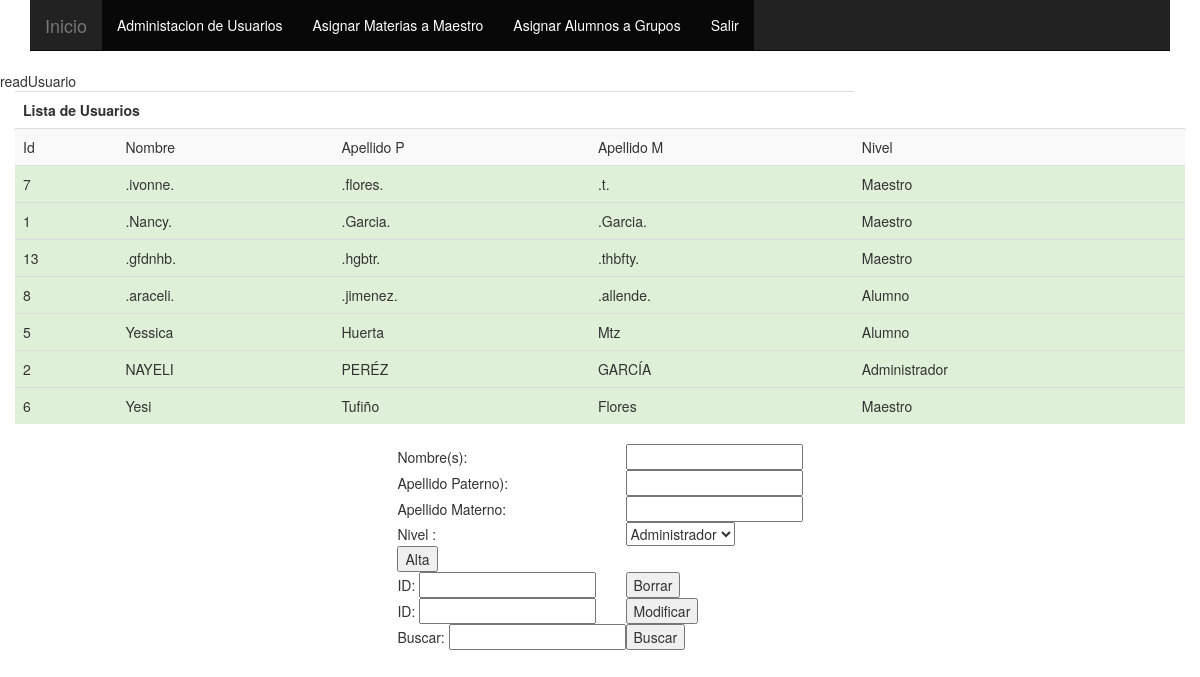
Page /TestUsuario.php on the committed database.
### tables this page shows
CREATE TABLE `usuario` (
  `Id` int(10) NOT NULL AUTO_INCREMENT,
  `Nombre` varchar(15) DEFAULT NULL,
  `ApellidoPaterno` varchar(15) DEFAULT NULL,
  `ApellidoMaterno` char(10) DEFAULT NULL,
  `telefono` varchar(20) DEFAULT NULL,
  `calle` int(5) DEFAULT NULL,
  `num_ext` int(5) DEFAULT NULL,
  `num_int` int(11) DEFAULT NULL,
  `colonia` varchar(70) DEFAULT NULL,
  `municipio` varchar(70) DEFAULT NULL,
  `estado` varchar(70) DEFAULT NULL,
  `cp` int(11) DEFAULT NULL,
  `correo` varchar(70) DEFAULT NULL,
  `usuario` varchar(50) DEFAULT NULL,
  `contraseña` varchar(50) DEFAULT NULL,
  `status` int(11) DEFAULT NULL,
  `Nivel` int(11) DEFAULT NULL,
  PRIMARY KEY (`Id`)
);

### Alumno.php (the view, shortened to what this page needs)
<?php
class Usuario
{
    public function readUsuario()
    {
        echo "readUsuario";
        $sql01 = "select * from usuario where status=1 order by ApellidoPaterno ASC";
        $result01 = mysql_query($sql01) or die ("Error1 $sql01");
        echo " <div id='contact'>";
        echo "<div class='container'>";
        echo "<div class='row'>";
        echo "<table class='table table-striped'>";
        echo "<tr class=info'>";
        echo "<tr> <td colspan=4> <strong> Lista de Usuarios </strong></td></tr>";
        echo "<tr> <td> Id </td> <td> Nombre </td> <td> Apellido P </td> <td> Apellido M </td> <td> Nivel </td>";
        while ($field = mysql_fetch_array($result01)) {
            $this->Id = $field['Id'];
            $this->Nombre = $field['Nombre'];
            $this->ApellidoPaterno = utf8_decode($field['ApellidoPaterno']);
            $this->ApellidoMaterno = utf8_decode($field['ApellidoMaterno']);
            $this->Nivel = $field['Nivel'];
            switch ($this->Nivel) {
                case 1:
                    $type = 'Administrador';
                    break;
                case 2:
                    $type = 'Maestro';
                    break;
                case 3:
                    $type = 'Alumno';
                    break;
            }
            echo "<tr class='success'><td>" . $this->Id . "</td>";
            echo "<td>" . $this->Nombre . "</td>";
            echo "<td>" . $this->ApellidoPaterno . "</td>";
            echo "<td>" . $this->ApellidoMaterno . "</td>";
            echo "<td>" . $type . "</td></tr>";
        }
        echo "</table> </div> </div> </div>";
    }
}

### head.php (shortened to what this page needs)
<!DOCTYPE html>
<html lang="en">
  <head>
      <link href="bootstrap/css/bootstrap.min.css" rel="stylesheet">
      <link href="carousel.css" rel="stylesheet">
  </head>
  <body>
<?
require ('Menu.php')
?>

### Menu.php (shortened to what this page needs)
<div class="navbar-wrapper">
      <div class="container">
        <div class="navbar navbar-inverse navbar-static-top" role="navigation">
          <div class="container">
            <div class="navbar-header">
              <a class="navbar-brand" href="Admin.php">Inicio</a>
            </div>
            <div class="navbar-collapse collapse">
              <ul class="nav navbar-nav">
                <li class="active"><a href="TestUsuario.php">Administacion de Usuarios</a></li>
                <li class="active"><a href="TestMateria.php">Asignar Materias a Maestro</a></li>
                  <li class="active"><a href="TestGrupo.php">Asignar Alumnos a Grupos</a></li>
                <li class="active">  <a href="Login.php">Salir</a></li>
                  </ul>
            </div>
          </div>
        </div>
      </div>
    </div>

### TestUsuario.php (shortened to what this page needs)
<?php
 require ('Alumno.php');
require ('Head.php');
$usuario =new Usuario();
$usuario->readUsuario();
echo "<div>
 <center>
        <form name=alumno action=TestUsuario.php method=POST>
             <table>
                     <tr> <td>Nombre(s):</td> <td> <input type=text name=nombre> </input> </td></tr>
                     <tr> <td>Apellido Paterno):</td> <td> <input type=text name=apellidop> </input> </td></tr>
                     <tr> <td>Apellido Materno:</td> <td> <input type=text name=apellidom> </input> </td></tr>
                     <tr> <td><n></n>Nivel :</td>
                             <td> <select name=nivel >
                                         <option value=1> Administrador </option>
                                         <option value=2> Maestro </option>
                                         <option value=3> Alumno </option>
                             </select> </td></tr>
                     <tr> <td colspan=2> <input type=submit name=submit value=Alta> </input> </td></tr>
                     <tr> <td>ID: <input type=text name=idb> </input> </td> <td> <input type=submit name=submit value=Borrar> </input> </td></tr>
                     <tr> <td>ID: <input type=text name=idm> </input> </td> <td> <input type=submit name=submit value=Modificar> </input> </td></tr>
                     <tr> <td>Buscar: <input type=text name=idbuscar> </input> </td> <td> <input type=submit name=submit value=Buscar> </input> </td></tr>
             </table>
        </form>
        </center>
    </div>";
require ('Footer.php');
?>

### Footer.php (shortened to what this page needs)
</body>
</html>

### rows in the picture
usuario: Id "7", Nombre ".ivonne.", ApellidoPaterno ".flores.", ApellidoMaterno ".t.", Nivel "Maestro"
usuario: Id "1", Nombre ".Nancy.", ApellidoPaterno ".Garcia.", ApellidoMaterno ".Garcia.", Nivel "Maestro"
usuario: Id "13", Nombre ".gfdnhb.", ApellidoPaterno ".hgbtr.", ApellidoMaterno ".thbfty.", Nivel "Maestro"
usuario: Id "8", Nombre ".araceli.", ApellidoPaterno ".jimenez.", ApellidoMaterno ".allende.", Nivel "Alumno"
usuario: Id "5", Nombre "Yessica", ApellidoPaterno "Huerta", ApellidoMaterno "Mtz", Nivel "Alumno"
usuario: Id "2", Nombre "NAYELI", ApellidoPaterno "PERÉZ", ApellidoMaterno "GARCÍA", Nivel "Administrador"
usuario: Id "6", Nombre "Yesi", ApellidoPaterno "Tufiño", ApellidoMaterno "Flores", Nivel "Maestro"
